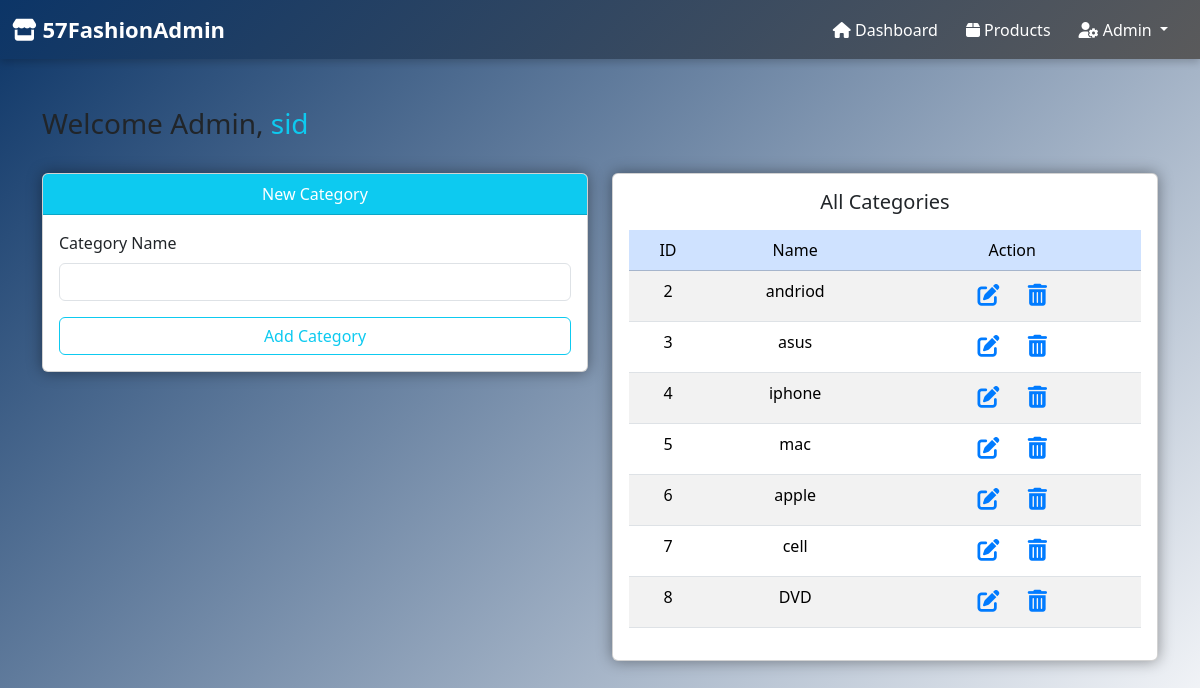
Screenshot of /57_PJ/category.php (signed in) with the database file from the repository.
### tables this page shows
CREATE TABLE `category` (
  `category_id` int(11) NOT NULL,
  `category_name` varchar(35) NOT NULL,
  `description` text NOT NULL
);

### 57_PJ/category.php (the view, shortened to what this page needs)
<?php
include 'conn.php';
?>
<!DOCTYPE html>
<html lang="en">
<head>
    <link href="https://cdn.jsdelivr.net/npm/bootstrap@5.3.3/dist/css/bootstrap.min.css" rel="stylesheet">
   <link rel="stylesheet" href="https://cdnjs.cloudflare.com/ajax/libs/font-awesome/4.7.0/css/font-awesome.min.css">
</head>
<body>
    <?php include 'header.php'; ?>
    <div class="container mt-5">
        <div class="row">
            <div class="col-md-12 mb-4">
                <h3>Welcome Admin,
                    <span class="text-info">
                        <?php echo $_SESSION['admin'] ?? ''; ?>
                    </span>
                </h3>
            </div>
        </div>
        <div class="row">
            <div class="col-md-6">
                <div class="card mb-4">
                    <div class="card-header bg-info text-center text-white">New Category</div>
                    <div class="card-body">
                        <form action="" method="POST">
                            <div class="mb-3">
                                <label class="form-label">Category Name</label>
                                <input type="text" name="category_name" class="form-control" required>
                            </div>
                            <div class="d-grid">
                                <input type="submit" value="Add Category" name="btnaddcategory" class="btn btn-outline-info">
                            </div>
                        </form>
                    </div>
                </div>
            </div>
            <div class="col-md-6">
                <div class="card p-3">
                    <h5 class="text-center  mb-3">All Categories</h5>
                    <table class="table table-striped text-center">
                        <thead>
                            <tr class="table-primary">
                                <td>ID</td>
                                <td>Name</td>
                                <td>Action</td>
                            </tr>
                        </thead>
                        <tbody>
                        <?php
                        $query = "SELECT * FROM category";
                        $go_query = mysqli_query($connection, $query);
                        while ($row = mysqli_fetch_array($go_query)) {
                            $category_id = $row['category_id'];
                            $category_name = $row['category_name'];
                            echo "<tr>
                                <td>{$category_id}</td>
                                <td>{$category_name}</td>
                                <td>
                                    <a href='category.php?action=edit&cid={$category_id}' class='btn btn-sm'><i class='fa fa-edit' style='font-size:22px'></i></a>
                                    <a href='category.php?action=delete&cid={$category_id}' class='btn btn-sm'><i class='fa fa-trash-o' style='font-size:22px'></i></a>
                                </td>
                            </tr>";
                        }
                        ?>
                        </tbody>
                    </table>
                </div>
            </div>
        </div>
    </div>
</body>
</html>

### 57_PJ/category.php (style rules this page uses)
body { background: linear-gradient(135deg,rgb(12, 53, 103),rgb(254, 254, 255)); min-height: 100vh; color: white; }
.card { background-color: #1e1e2f; border: none; border-radius: 20px; box-shadow: 0 0 15px rgba(0,0,0,0.4); transition: transform 0.3s ease; }
.form-control, .btn { border-radius: 10px; }
.table { color: #fff; }
.table-striped > tbody > tr:nth-of-type(odd) { background-color: #2c2c3e; }
.table-primary { background-color: #007bff !important; }
.table-primary td { color: #fff; }
a.btn { margin: 0 3px; }
.btn-sm i { color: #007bff; transition: 0.2s; }

### 57_PJ/header.php (style rules this page uses)
body { margin: 0; padding: 0; }

### rows the page displays
category: category_id "2", category_name "andriod"
category: category_id "3", category_name "asus"
category: category_id "4", category_name "iphone"
category: category_id "5", category_name "mac"
category: category_id "6", category_name "apple"
category: category_id "7", category_name "cell"
category: category_id "8", category_name "DVD"

### other values shown
$_SESSION['admin'] "sid"
